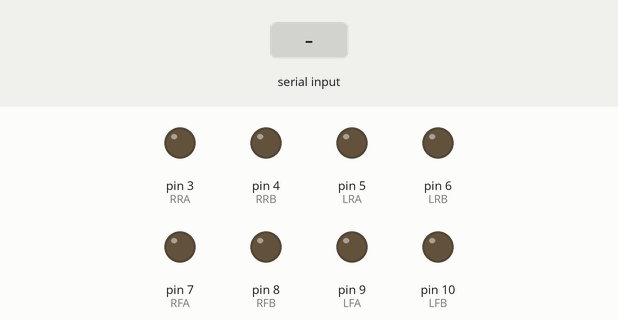
Bench run of a sketch on a simulated Arduino Uno, built with avr-gcc and run on an emulated ATmega328P. Parts: output pins drawn as LEDs (lit = HIGH). Inputs (shaded band) come from the test bench.

Above: at 1.2 s.
1.3 s: "90,45\n" received over the second serial link
At 1.7 s:
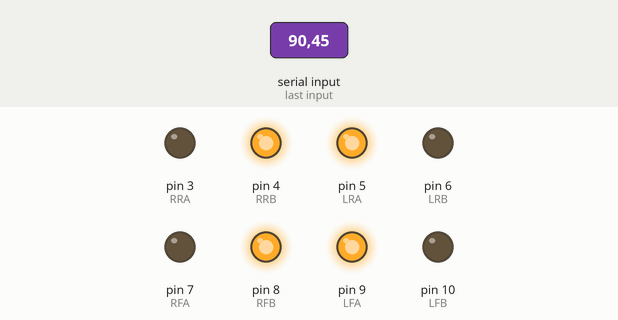
2.8 s: "30,150\n" received over the second serial link
At 4.0 s:
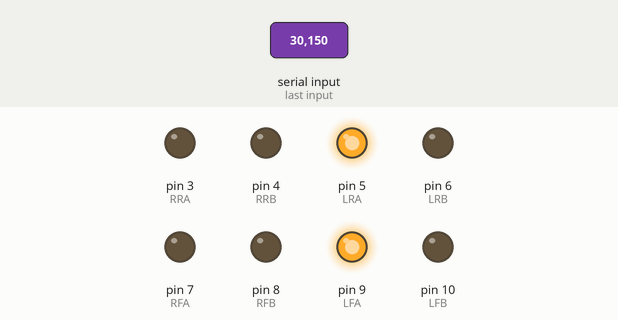
4.3 s: "5\n" received over the second serial link
At 5.2 s:
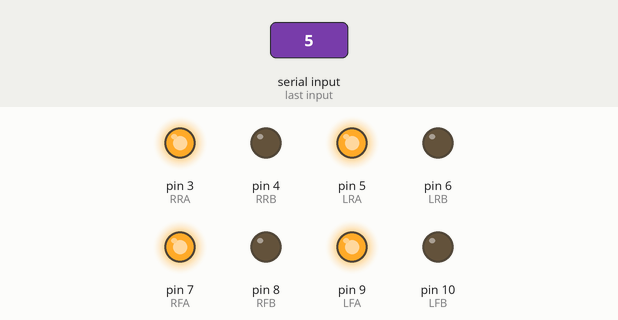
5.8 s: "90\n" received over the second serial link
At 6.3 s:
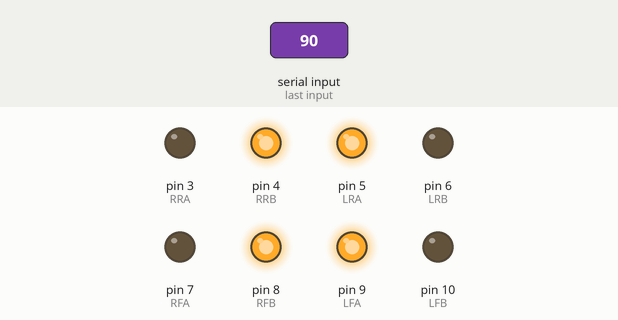
7.3 s: "200\n" received over the second serial link
At 8.7 s:
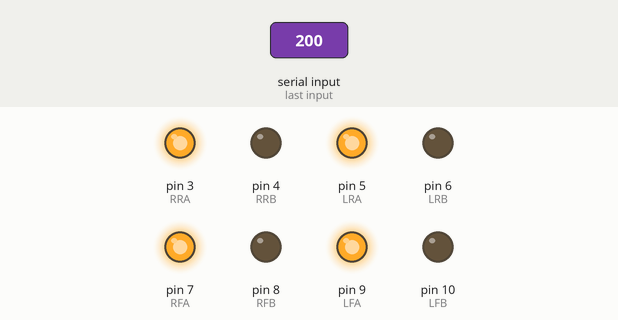
Timing chart, 0 to 9.8 s (numbered marks = the images above; inputs shaded):
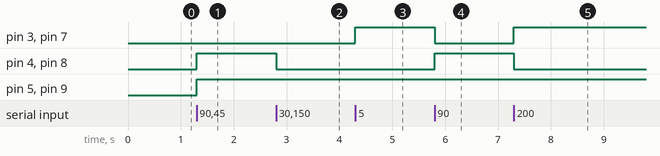

Measured:
- after the input at 1.3 s, pin 4 (RRB), pin 5 (LRA), pin 8 (RFB), pin 9 (LFA): LOW → HIGH at once
- after the input at 2.8 s, pin 4 (RRB), pin 8 (RFB): HIGH → LOW at once
- after the input at 4.3 s, pin 3 (RRA), pin 7 (RFA): LOW → HIGH at once
- after the input at 5.8 s, pin 3 (RRA), pin 7 (RFA): HIGH → LOW at once; pin 4 (RRB), pin 8 (RFB): LOW → HIGH at once
- after the input at 7.3 s, pin 3 (RRA), pin 7 (RFA): LOW → HIGH at once; pin 4 (RRB), pin 8 (RFB): HIGH → LOW at once

The sketch:

PinkCar.ino
```cpp
#include <SoftwareSerial.h>
#define NumOfPwmPins 2
#define LFA 9
#define LFB 10
#define RFA 7
#define RFB 8
#define LRA 5
#define LRB 6
#define RRA 3
#define RRB 4
#define MIN_MAX 255


int lValue = 0;
int rValue = 0;

const byte cacheSize = 32;
char cache[cacheSize];

boolean ready = false;

SoftwareSerial radio(12, 13);

void setup()
{

  pinMode(LFA, OUTPUT);
  pinMode(LFB, OUTPUT);
  pinMode(RFA, OUTPUT);
  pinMode(RFB, OUTPUT);
  pinMode(LRA, OUTPUT);
  pinMode(LRB, OUTPUT);
  pinMode(RRA, OUTPUT);
  pinMode(RRB, OUTPUT);

   radio.begin(9600);
}

void loop()
{
 fetch();

   if (ready)
   {

      execut(atoi(cache));
      ready = false;
   }
}

void fetch()
{
   static byte pointer = 0;
   char termination = '\n';
   char rc;

   while (radio.available() > 0 && ready == false)
   {
      rc = radio.read();

      if (rc != termination)
      {
         cache[pointer] = rc;
         pointer++;
         if (pointer >= cacheSize)
         {
            pointer = cacheSize - 1;
         }
      }
      else
      {
         cache[pointer] = '\0';
         pointer = 0;
         ready = true;
      }
   }
}


void execut(int command)
{
int lSpin = (command/100)-32 ;
int rSpin = (command%100)-32 ;
lSpin = lSpin /10 * 10;
rSpin = rSpin /10 * 10;
if (rSpin) {
if (rSpin > 0 ) {
SpinUp(RFA, LOW, RFB, rSpin);
SpinUp(RRA, LOW, RRB, rSpin);

} else {
SpinUp(RFA, abs(rSpin), RFB, LOW);
SpinUp(RRA, abs(rSpin), RRB, LOW);
};
}
else {
SpinUp(RFA, LOW, RFB, LOW);
SpinUp(RRA, LOW, RRB, LOW);
}
if (lSpin) {

if (lSpin > 0 ) {
SpinUp(LFA, LOW, LFB, lSpin );
SpinUp(LRA, LOW, LRB, lSpin);

} else {
SpinUp(LFA, abs(lSpin), LFB, LOW);
SpinUp(LRA, abs(lSpin), LRB, LOW);

};
} else {

SpinUp(LFA, LOW, LFB, LOW);
SpinUp(LRA, LOW, LRB, LOW);
}

}

void SpinUp(int in1, int val1, int in2 , int val2 )
{
digitalWrite(in1, val1);
digitalWrite(in2, val2);
}
void execut2()
{
  int lSpin = map((lValue), 0, 1024, -MIN_MAX , MIN_MAX ); // limit for  rSpin > MIN_MAX
  int rSpin = map((rValue), 0, 1024, -MIN_MAX, MIN_MAX);     // limit for  rSpin > MIN_MAX


  if (lSpin > 0 ) {
 lForward(lSpin);

  }else {
lBackward (lSpin*(-1));
  };

 if (rSpin > 0 ) {
 rForward(rSpin);

  }else {
rBackward (rSpin*(-1));
  };


}

void lForward(int speed )
{
  analogWrite(LFA, 0);
  analogWrite(LFB, speed);
  analogWrite(LRA, 0);
  analogWrite(LRB, speed);
}
void lBackward(int speed )
{
  analogWrite(LFA, speed);
  analogWrite(LFB, 0);
  analogWrite(LRA, speed);
  analogWrite(LRB, 0);
}

void rForward(int speed )
{
  analogWrite(RFA, 0);
  analogWrite(RFB, speed);
  analogWrite(RRA, 0);
  analogWrite(RRB, speed);
}
void rBackward(int speed )
{
  analogWrite(RFA, speed);
  analogWrite(RFB, 0);
  analogWrite(RRA, speed);
  analogWrite(RRB, 0);
}
```
